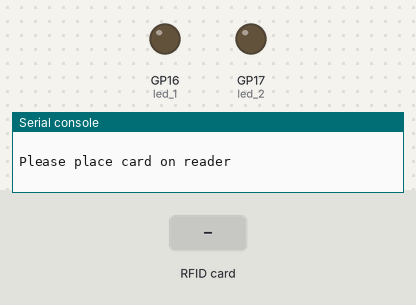
A program run on a simulated Raspberry Pi Pico running MicroPython. Shown: output pins drawn as LEDs (lit = HIGH), the last lines printed to the serial console. The test bench sets the inputs (shaded band). The interpreter's speed is modelled, so counts of loop turns are approximate; the RFID card's data blocks start empty; library files of the repository ran but are not shown: mfrc522.py; pins used as bus, display or sensor lines are not drawn.

Above: at 1.2 s.
1.3 s: RFID card 09 99 73 A2 held to the reader
At 3.5 s:
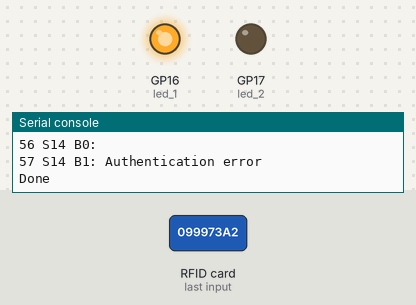
3.8 s: RFID card F7 5D 4C 62 held to the reader
At 5.5 s:
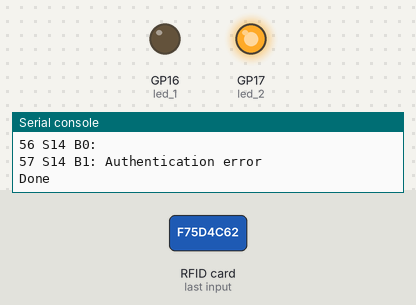
Timing chart, 0 to 7.0 s (numbered marks = the images above; inputs shaded):
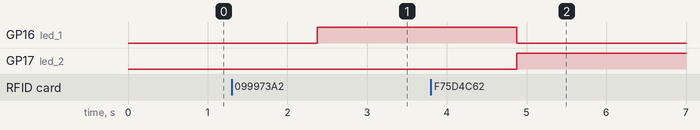

Measured:
- after the input at 1.3 s, GP16 (led_1): LOW → HIGH after 1.1 s
- after the input at 3.8 s, GP16 (led_1): HIGH → LOW after 1.1 s; GP17 (led_2): LOW → HIGH after 1.1 s

The program:

Pico_read.py
```python
from mfrc522 import MFRC522
from machine import Pin
import utime

led_1=Pin(16,Pin.OUT)
led_2=Pin(17,Pin.OUT)

led_1.value(0)
led_2.value(0)

def uidToString(uid):
    mystring = ""
    for i in uid:
        mystring = "%02X" % i + mystring
    return mystring


reader = MFRC522(spi_id=0,sck=2,miso=4,mosi=3,cs=1,rst=0)

print("")
print("Please place card on reader")
print("")


PreviousCard = [0]

try:
    while True:

        reader.init()
        (stat, tag_type) = reader.request(reader.REQIDL)
        #print('request stat:',stat,' tag_type:',tag_type)
        if stat == reader.OK:
            (stat, uid) = reader.SelectTagSN()
            if uid == PreviousCard:
                continue
            if stat == reader.OK:
                print("Card detected {}  uid={}".format(hex(int.from_bytes(bytes(uid),"little",False)).upper(),reader.tohexstring(uid)))
                defaultKey = [255,255,255,255,255,255]
                reader.MFRC522_DumpClassic1K(uid, Start=0, End=64, keyA=defaultKey)
                print("Done")
                PreviousCard = uid
            else:
                pass
            if uid==[0x09, 0x99, 0x73, 0xA2]:#insert your id card or tag
                led_1.value(1)
                led_2.value(0)
            if uid==[0xF7, 0x5D, 0x4C, 0x62]:#insert your id card or tag
                led_1.value(0)
                led_2.value(1)
        else:
            PreviousCard=[0]
        utime.sleep_ms(50)

except KeyboardInterrupt:
    pass
```
